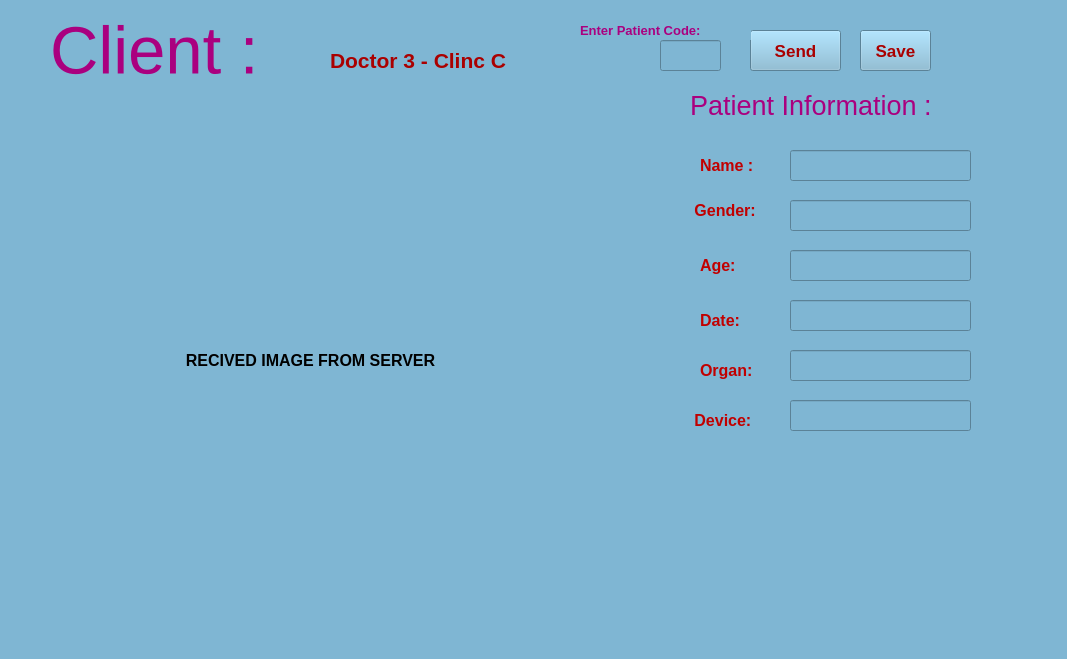
<?xml version="1.0" encoding="UTF-8"?>
<ui version="4.0">
 <class>MainWindow</class>
 <widget class="QMainWindow" name="MainWindow">
  <property name="geometry">
   <rect>
    <x>0</x>
    <y>0</y>
    <width>1067</width>
    <height>659</height>
   </rect>
  </property>
  <property name="windowTitle">
   <string>MainWindow</string>
  </property>
  <property name="styleSheet">
   <string notr="true">alternate-background-color: rgb(255, 226, 201);
background-color: rgb(85, 170, 255);
background-color: rgb(0, 170, 255);
background-color: rgb(255, 226, 201);
background-color: rgb(85, 170, 255);
background-color: rgb(170, 170, 127);
background-color: rgb(255, 0, 127);
background-color: rgb(127, 182, 211);</string>
  </property>
  <widget class="QWidget" name="centralwidget">
   <widget class="QPushButton" name="Send">
    <property name="geometry">
     <rect>
      <x>750</x>
      <y>30</y>
      <width>91</width>
      <height>41</height>
     </rect>
    </property>
    <property name="font">
     <font>
      <pointsize>13</pointsize>
      <weight>75</weight>
      <bold>true</bold>
     </font>
    </property>
    <property name="styleSheet">
     <string notr="true">border-color: rgb(170, 0, 127);
color: rgb(170, 0, 127);
border-color: rgb(85, 255, 255);
color: rgb(170, 0, 127);
color: rgb(170, 0, 0);</string>
    </property>
    <property name="text">
     <string>Send</string>
    </property>
   </widget>
   <widget class="QLineEdit" name="PatientCode">
    <property name="geometry">
     <rect>
      <x>660</x>
      <y>40</y>
      <width>61</width>
      <height>31</height>
     </rect>
    </property>
    <property name="font">
     <font>
      <pointsize>12</pointsize>
      <weight>75</weight>
      <bold>true</bold>
     </font>
    </property>
   </widget>
   <widget class="QPushButton" name="saveButton">
    <property name="geometry">
     <rect>
      <x>860</x>
      <y>30</y>
      <width>71</width>
      <height>41</height>
     </rect>
    </property>
    <property name="font">
     <font>
      <pointsize>13</pointsize>
      <weight>75</weight>
      <bold>true</bold>
     </font>
    </property>
    <property name="styleSheet">
     <string notr="true">color: rgb(170, 0, 127);
color: rgb(170, 0, 0);</string>
    </property>
    <property name="text">
     <string> Save </string>
    </property>
   </widget>
   <widget class="QLabel" name="label_4">
    <property name="geometry">
     <rect>
      <x>10</x>
      <y>110</y>
      <width>601</width>
      <height>501</height>
     </rect>
    </property>
    <property name="sizePolicy">
     <sizepolicy hsizetype="Preferred" vsizetype="Ignored">
      <horstretch>0</horstretch>
      <verstretch>0</verstretch>
     </sizepolicy>
    </property>
    <property name="font">
     <font>
      <pointsize>12</pointsize>
      <weight>75</weight>
      <bold>true</bold>
     </font>
    </property>
    <property name="text">
     <string>RECIVED IMAGE FROM SERVER</string>
    </property>
    <property name="scaledContents">
     <bool>true</bool>
    </property>
    <property name="alignment">
     <set>Qt::AlignCenter</set>
    </property>
    <property name="color" stdset="0">
     <color>
      <red>244</red>
      <green>244</green>
      <blue>244</blue>
     </color>
    </property>
   </widget>
   <widget class="QLabel" name="label">
    <property name="geometry">
     <rect>
      <x>50</x>
      <y>10</y>
      <width>261</width>
      <height>81</height>
     </rect>
    </property>
    <property name="font">
     <font>
      <pointsize>50</pointsize>
     </font>
    </property>
    <property name="styleSheet">
     <string notr="true">color: rgb(85, 255, 255);
color: rgb(170, 0, 127);</string>
    </property>
    <property name="text">
     <string>Client :</string>
    </property>
    <property name="color" stdset="0">
     <color>
      <red>255</red>
      <green>96</green>
      <blue>157</blue>
     </color>
    </property>
   </widget>
   <widget class="QLineEdit" name="lineEdit">
    <property name="geometry">
     <rect>
      <x>790</x>
      <y>150</y>
      <width>181</width>
      <height>31</height>
     </rect>
    </property>
    <property name="font">
     <font>
      <pointsize>12</pointsize>
      <weight>75</weight>
      <bold>true</bold>
     </font>
    </property>
   </widget>
   <widget class="QLineEdit" name="lineEdit_2">
    <property name="geometry">
     <rect>
      <x>790</x>
      <y>200</y>
      <width>181</width>
      <height>31</height>
     </rect>
    </property>
    <property name="font">
     <font>
      <pointsize>12</pointsize>
      <weight>75</weight>
      <bold>true</bold>
     </font>
    </property>
   </widget>
   <widget class="QLineEdit" name="lineEdit_3">
    <property name="geometry">
     <rect>
      <x>790</x>
      <y>250</y>
      <width>181</width>
      <height>31</height>
     </rect>
    </property>
    <property name="font">
     <font>
      <pointsize>12</pointsize>
      <weight>75</weight>
      <bold>true</bold>
     </font>
    </property>
   </widget>
   <widget class="QLineEdit" name="lineEdit_4">
    <property name="geometry">
     <rect>
      <x>790</x>
      <y>300</y>
      <width>181</width>
      <height>31</height>
     </rect>
    </property>
    <property name="font">
     <font>
      <pointsize>12</pointsize>
      <weight>75</weight>
      <bold>true</bold>
     </font>
    </property>
   </widget>
   <widget class="QLineEdit" name="lineEdit_5">
    <property name="geometry">
     <rect>
      <x>790</x>
      <y>350</y>
      <width>181</width>
      <height>31</height>
     </rect>
    </property>
    <property name="font">
     <font>
      <pointsize>12</pointsize>
      <weight>75</weight>
      <bold>true</bold>
     </font>
    </property>
   </widget>
   <widget class="QLineEdit" name="lineEdit_6">
    <property name="geometry">
     <rect>
      <x>790</x>
      <y>400</y>
      <width>181</width>
      <height>31</height>
     </rect>
    </property>
    <property name="font">
     <font>
      <pointsize>12</pointsize>
      <weight>75</weight>
      <bold>true</bold>
     </font>
    </property>
   </widget>
   <widget class="QLabel" name="label_2">
    <property name="geometry">
     <rect>
      <x>700</x>
      <y>150</y>
      <width>71</width>
      <height>31</height>
     </rect>
    </property>
    <property name="font">
     <font>
      <pointsize>12</pointsize>
      <weight>75</weight>
      <bold>true</bold>
     </font>
    </property>
    <property name="styleSheet">
     <string notr="true">color: rgb(255, 85, 0);
color: rgb(193, 0, 0);</string>
    </property>
    <property name="text">
     <string>Name :</string>
    </property>
   </widget>
   <widget class="QLabel" name="label_3">
    <property name="geometry">
     <rect>
      <x>690</x>
      <y>200</y>
      <width>91</width>
      <height>20</height>
     </rect>
    </property>
    <property name="font">
     <font>
      <pointsize>12</pointsize>
      <weight>75</weight>
      <italic>false</italic>
      <bold>true</bold>
      <underline>false</underline>
      <strikeout>false</strikeout>
     </font>
    </property>
    <property name="styleSheet">
     <string notr="true">color: rgb(193, 0, 0);</string>
    </property>
    <property name="text">
     <string> Gender:</string>
    </property>
   </widget>
   <widget class="QLabel" name="label_5">
    <property name="geometry">
     <rect>
      <x>700</x>
      <y>250</y>
      <width>51</width>
      <height>31</height>
     </rect>
    </property>
    <property name="font">
     <font>
      <pointsize>12</pointsize>
      <weight>75</weight>
      <bold>true</bold>
     </font>
    </property>
    <property name="styleSheet">
     <string notr="true">color: rgb(193, 0, 0);</string>
    </property>
    <property name="text">
     <string>Age:</string>
    </property>
   </widget>
   <widget class="QLabel" name="label_6">
    <property name="geometry">
     <rect>
      <x>700</x>
      <y>310</y>
      <width>61</width>
      <height>21</height>
     </rect>
    </property>
    <property name="font">
     <font>
      <pointsize>12</pointsize>
      <weight>75</weight>
      <bold>true</bold>
     </font>
    </property>
    <property name="styleSheet">
     <string notr="true">color: rgb(193, 0, 0);</string>
    </property>
    <property name="text">
     <string>Date:</string>
    </property>
   </widget>
   <widget class="QLabel" name="label_7">
    <property name="geometry">
     <rect>
      <x>700</x>
      <y>355</y>
      <width>71</width>
      <height>31</height>
     </rect>
    </property>
    <property name="font">
     <font>
      <pointsize>12</pointsize>
      <weight>75</weight>
      <bold>true</bold>
     </font>
    </property>
    <property name="styleSheet">
     <string notr="true">color: rgb(193, 0, 0);</string>
    </property>
    <property name="text">
     <string>Organ:</string>
    </property>
   </widget>
   <widget class="QLabel" name="label_8">
    <property name="geometry">
     <rect>
      <x>690</x>
      <y>410</y>
      <width>81</width>
      <height>20</height>
     </rect>
    </property>
    <property name="font">
     <font>
      <pointsize>12</pointsize>
      <weight>75</weight>
      <bold>true</bold>
     </font>
    </property>
    <property name="styleSheet">
     <string notr="true">color: rgb(193, 0, 0);</string>
    </property>
    <property name="text">
     <string> Device:</string>
    </property>
   </widget>
   <widget class="QLabel" name="label_9">
    <property name="geometry">
     <rect>
      <x>690</x>
      <y>90</y>
      <width>311</width>
      <height>31</height>
     </rect>
    </property>
    <property name="font">
     <font>
      <pointsize>20</pointsize>
     </font>
    </property>
    <property name="styleSheet">
     <string notr="true">color: rgb(170, 0, 127);</string>
    </property>
    <property name="text">
     <string>Patient Information :</string>
    </property>
   </widget>
   <widget class="QLabel" name="label_10">
    <property name="geometry">
     <rect>
      <x>580</x>
      <y>20</y>
      <width>171</width>
      <height>20</height>
     </rect>
    </property>
    <property name="font">
     <font>
      <pointsize>10</pointsize>
      <weight>75</weight>
      <bold>true</bold>
     </font>
    </property>
    <property name="styleSheet">
     <string notr="true">color: rgb(170, 0, 127);</string>
    </property>
    <property name="text">
     <string>Enter Patient Code:</string>
    </property>
   </widget>
   <widget class="QLabel" name="label_11">
    <property name="geometry">
     <rect>
      <x>330</x>
      <y>50</y>
      <width>251</width>
      <height>21</height>
     </rect>
    </property>
    <property name="font">
     <font>
      <pointsize>16</pointsize>
      <weight>75</weight>
      <bold>true</bold>
     </font>
    </property>
    <property name="styleSheet">
     <string notr="true">color: rgb(170, 0, 0);</string>
    </property>
    <property name="text">
     <string>Doctor 3 - Clinc C</string>
    </property>
   </widget>
  </widget>
  <widget class="QMenuBar" name="menubar">
   <property name="geometry">
    <rect>
     <x>0</x>
     <y>0</y>
     <width>1067</width>
     <height>26</height>
    </rect>
   </property>
  </widget>
  <widget class="QStatusBar" name="statusbar"/>
 </widget>
 <resources/>
 <connections/>
</ui>
